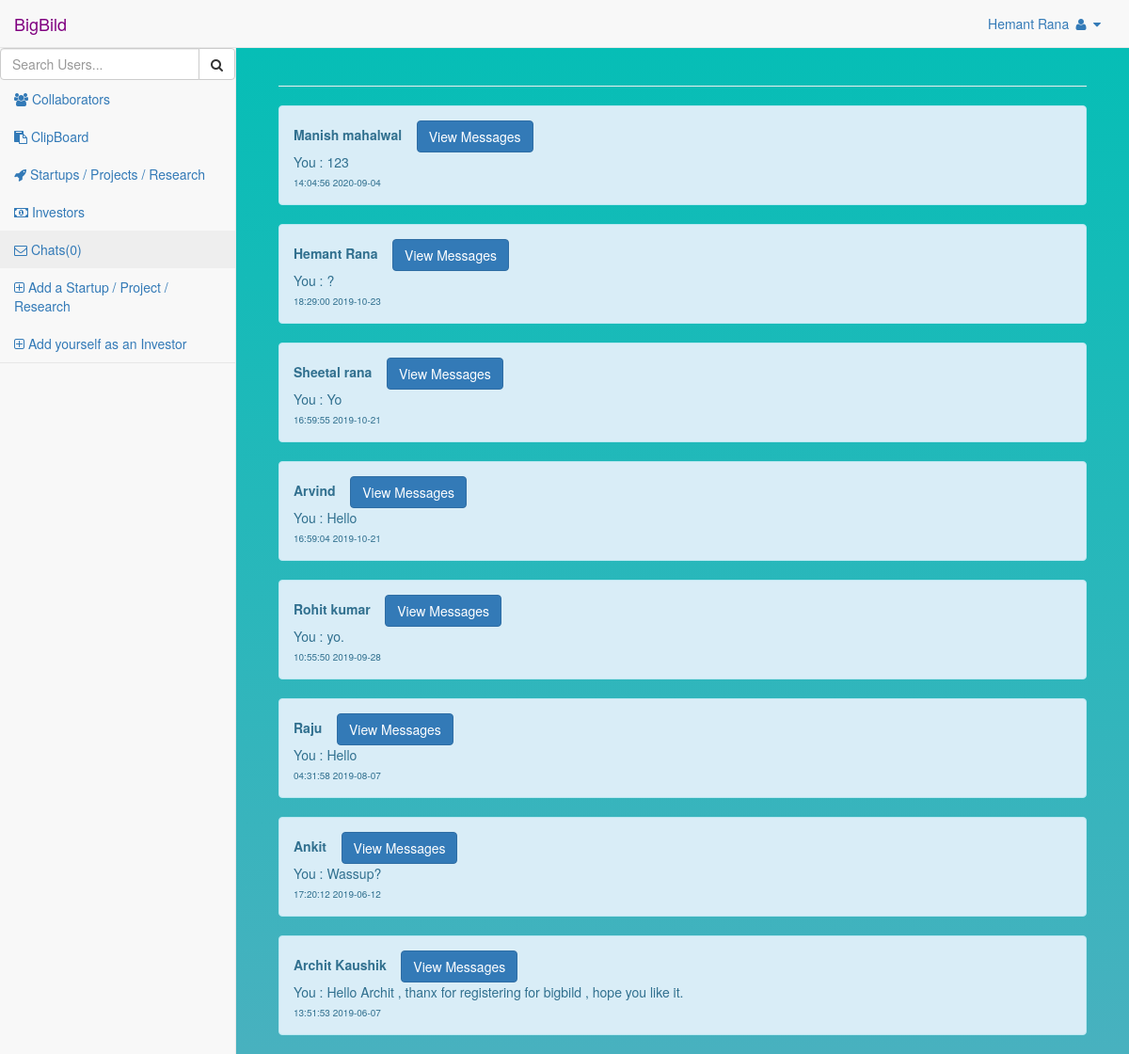
/page/pages/chats.php (signed in), run on the app's committed database.
### tables this page shows
CREATE TABLE `user_info` (
  `user_id` int(11) NOT NULL,
  `name` varchar(255) NOT NULL,
  `email` varchar(255) NOT NULL,
  `password` varchar(255) NOT NULL,
  `reg_time` time NOT NULL,
  `reg_date` date NOT NULL
);

CREATE TABLE `message` (
  `message_id` int(11) NOT NULL,
  `sender_id` int(11) NOT NULL,
  `receiver_id` int(11) NOT NULL,
  `date` date NOT NULL,
  `time` time NOT NULL,
  `message` text NOT NULL,
  `status` int(2) NOT NULL
);

### page/pages/include/counter.php (called while the page is built, shortened)
<?php
function numMessages($conn,$id){
      $q=mysqli_query($conn,"SELECT * FROM sessions where user_id='$id' ORDER by session_id DESC LIMIT 2");
      $counter=0;
      $ldate=0;
      $pdate=0;
      if(mysqli_num_rows($q)){
      while($res=mysqli_fetch_array($q)){
        if($counter!=0){
          $pdate=$res['logout_date'];
        }else{
          ++$counter;
          $ldate=$res['date'];
        }
      }
    $q2=mysqli_query($conn,"SELECT * FROM message where (receiver_id='$id') AND (date >= '$pdate') AND (date<='$ldate') AND (status=0)");
    $countMessage=0;
    return $countMessage;
  }
  else return 0;
}
?>

### page/pages/chats.php (the view, shortened to what this page needs)
<?php
include'./include/header.php';
include'./conn.php';
$userId=$_SESSION['id'];
$query="SELECT * from message where (sender_id='$userId') OR (receiver_id='$userId')ORDER by message_id DESC";
$execQuery=mysqli_query($conn,$query);
$unique=array();
if(mysqli_num_rows($execQuery)>0){
?>
<link rel="stylesheet" type="text/css" href="./include/style.css">
        <div id="page-wrapper" style="background-image:linear-gradient(#06beb6, #48b1bf);">
            <div class="container-fluid">
                <div class="row">
                    <div class="col-lg-12">
                      <br>
							<hr>
					   <?php
							while($res=mysqli_fetch_array($execQuery)){
								if($res['sender_id']==$userId){
									if(!array_key_exists($res['receiver_id'],$unique)){
										$unique[$res['receiver_id']]=1;
										$receiver=$res['receiver_id'];
										$ex2=mysqli_query($conn,"SELECT * from user_info where user_id='$receiver'");
										while($res2=mysqli_fetch_array($ex2)){
					   ?>
					  <div class="alert alert-info">
                               <b><?php echo$res2['name'];?></b> &nbsp;&nbsp;&nbsp;<a href="messages.php?user_id=<?php echo$res['receiver_id'];?>#end" class="btn btn-primary">View Messages</a>
							   <p>You : <?php echo$res['message']?> <br><font size=1.5px ><?php echo$res['time']."&nbsp;".$res['date'];?></font></p>
                      </div>
					  <?php
										}
									}
								}
					  ?>
						<?php
							}
						?>
                    </div>
                </div>
            </div>
        </div>
    </div>
<?php
}
include'./include/footer.php' ?>

### page/pages/include/header.php (shortened to what this page needs)
<?php
$con =mysqli_connect('localhost','u500932511_root','@Lm10Cr7');
  mysqli_select_db($con,'u500932511_create');
include'counter.php';
if(isset($_SESSION['id'])){
    $id=$_SESSION['id'];
    $query="SELECT * from user_info where user_id='$id'";
    $execQuery=mysqli_Query($con,$query);
?>
<!DOCTYPE html>
<html lang="en">
<head>
    <link href="../vendor/bootstrap/css/bootstrap.min.css" rel="stylesheet">
    <link href="../vendor/metisMenu/metisMenu.min.css" rel="stylesheet">
    <link href="../dist/css/sb-admin-2.css" rel="stylesheet">
    <link href="../vendor/font-awesome/css/font-awesome.min.css" rel="stylesheet" type="text/css">
</head>
<body>
    <div id="wrapper">
        <nav class="navbar navbar-default navbar-static-top" role="navigation" style="margin-bottom: 0">
            <div class="navbar-header">
                <a class="navbar-brand " href="./index/index.php"><font color="purple">BigBild</font></a>
            </div>
            <ul class="nav navbar-top-links navbar-right">
                <li class="dropdown">
                    <a class="dropdown-toggle" data-toggle="dropdown" href="#">
                      <?php while($res=mysqli_fetch_array($execQuery)){
                          $name=$res['name'];
                        }
                      }?>
                    <?php echo$name;?>  <i class="fa fa-user fa-fw"></i> <i class="fa fa-caret-down"></i>
                    </a>
                </li>
            </ul>
            <div class="navbar-default sidebar" role="navigation">
                <div class="sidebar-nav navbar-collapse">
                    <ul class="nav" id="side-menu">
                      <form name="search2" method="post" action="userSearch.php">
                            <div class="input-group custom-search-form">
                                <input type="text" name="search_user" class="form-control" placeholder="Search Users...">
                                <span class="input-group-btn">
                                    <button type="submit" name="submit"class="btn btn-default" >
                                        <i class="fa fa-search"></i>
                                    </button>
                                </span>
                            </div>
                      </form>
                        <li>
                            <a class="cli" href="users.php"><i class="fa fa-group  "></i> Collaborators</a>
                            <a class="cli" href="clipboard.php"><i class="fa fa-clipboard  "></i> ClipBoard</a>
                            <a class="cli" href="startups.php"><i class="fa fa-rocket  "></i> Startups / Projects / Research</a>
                            <a class="cli"href="investors.php"><i class="fa fa-money  "></i> Investors</a>
                          <?php $newChat=numMessages($con,$id);?>
                            <a class="cli"href="chats.php"> <i class="fa fa-envelope-o "></i> Chats(<div id="nums" style="display:inline;"><?php echo $newChat==0?0:$newChat;?></div>)</a>
                            <a class="cli"href="addStartup.php"><i class="fa  fa-plus-square-o "></i> Add a Startup / Project / Research</a>
                                                        <a class="cli"href="addInvestor.php"> <i class="fa fa-plus-square-o "></i> Add yourself as an Investor</a>
                            </ul>
                </div>
            </div>
        </nav>

### data on the page
user_info: name "Hemant Rana"
message: message "123", time "14:04:56", date "2020-09-04"
user_info: name "Manish mahalwal"
message: message "?", time "18:29:00", date "2019-10-23"
user_info: name "Hemant Rana"
message: message "Yo", time "16:59:55", date "2019-10-21"
user_info: name "Sheetal rana"
message: message "Hello", time "16:59:04", date "2019-10-21"
user_info: name "Arvind"
message: message "yo.", time "10:55:50", date "2019-09-28"
user_info: name "Rohit kumar"
message: message "Hello", time "04:31:58", date "2019-08-07"
user_info: name "Raju"
message: message "Wassup?", time "17:20:12", date "2019-06-12"
user_info: name "Ankit"
message: message "Hello Archit , thanx for registering for bigbild , hope you like it.", time "13:51:53", date "2019-06-07"
user_info: name "Archit Kaushik"
